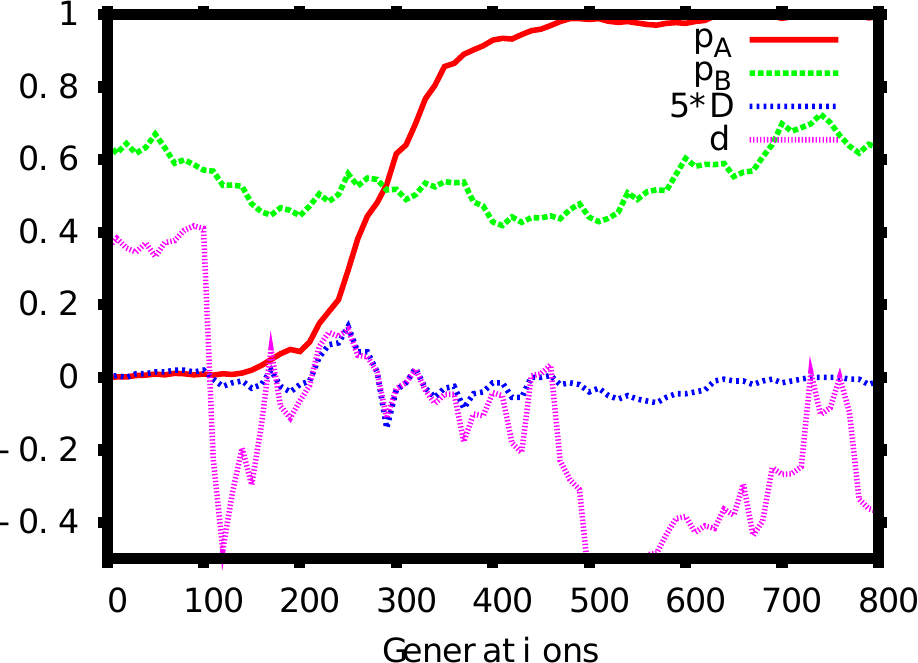

Write gnuplot code to recreate this figure.
set output "twolocsim.ps"     # for print output
set terminal postscript color linewidth 8 enhanced font "Vera" 24
set xlabel "Generations"
set xtics out
set ytics out
#set ylabel "D"
set yrange [-0.5:1.0]
set xrange [0:800]
set key on
plot "twolocsim.dat" using 1:2 title "p_A" with lines, \
  "twolocsim.dat" using 1:3 title "p_B" with lines, \
  "twolocsim.dat" using 1:(5*$4) title "5*D" with lines, \
  "twolocsim.dat" using 1:5 title "d" with lines
#pause mouse
